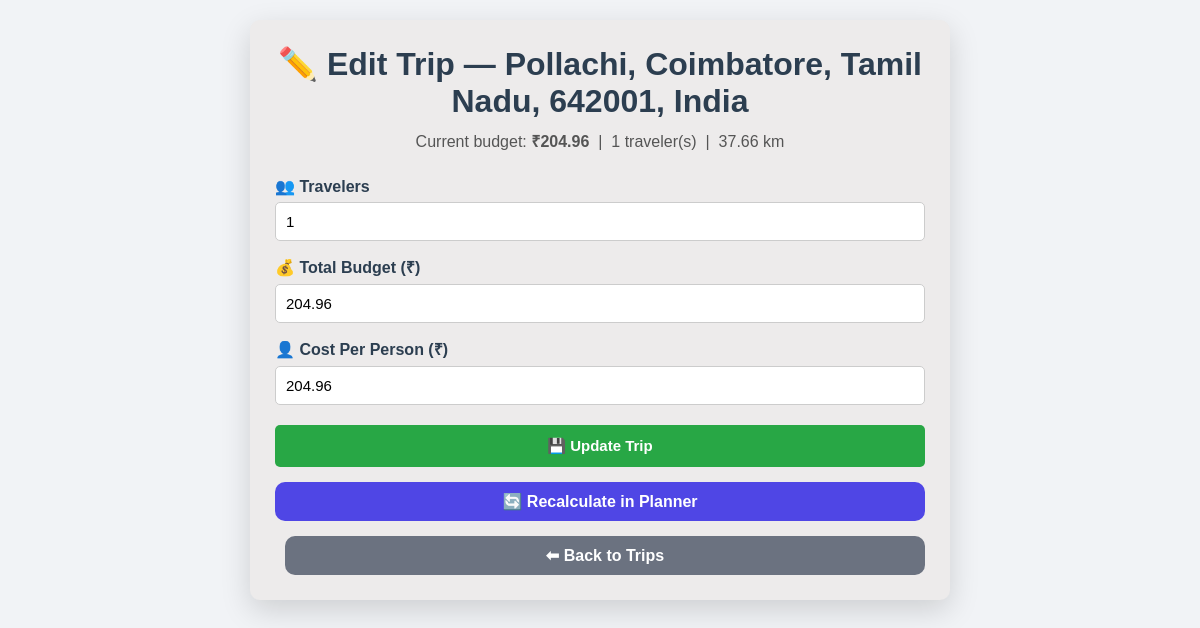
The app's page /edit/77 with its own data.
### tables this page shows
CREATE TABLE trips (
            id INTEGER PRIMARY KEY AUTOINCREMENT,
            destination TEXT,
            travelers INTEGER,
            total_distance REAL,
            transport_mode TEXT,
            transport_cost REAL,
            fuel_type TEXT,
            fuel_price REAL,
            fuel_cost REAL,
            food_cost REAL,
            room_cost REAL,
            toll_charges REAL,
            parking_fee REAL,
            vehicle_type TEXT,
            vehicle_rental_cost REAL,
            places_fee_total REAL,
            total_budget REAL,
            cost_per_person REAL
        );

### app.py (the view)
@app.route("/edit/<int:trip_id>")
def edit_trip(trip_id):
    conn = get_db()
    trip = conn.execute(
        "SELECT * FROM trips WHERE id=?", (trip_id,)
    ).fetchone()
    conn.close()
    if not trip:
        return redirect("/trips")
    return render_template("edit.html", trip=trip)

### app.py (called while the page is built)
def get_db():
    conn = sqlite3.connect("travel_budget.db")
    conn.row_factory = sqlite3.Row
    return conn

### templates/edit.html (shortened to what this page needs)
<!DOCTYPE html>
<html lang="en">
<head>
    <link rel="stylesheet" href="{{ url_for('static', filename='style.css') }}">
    <link rel="stylesheet" href="{{ url_for('static', filename='edit.css') }}">
</head>
<body>
<div class="container">
<h1>✏️ Edit Trip — {{ trip['destination'] }}</h1>
<p class="edit-summary">
    Current budget: <strong>₹{{ trip['total_budget'] }}</strong>
    &nbsp;|&nbsp; {{ trip['travelers'] }} traveler(s)
    &nbsp;|&nbsp; {{ trip['total_distance'] or 0 }} km
</p>
<form action="/update_trip" method="POST">
    <label>👥 Travelers</label>
    <input type="number" name="travelers" value="{{ trip['travelers'] }}" min="1" required
           onchange="recalcBudget()">
    <label>💰 Total Budget (₹)</label>
    <input type="number" step="0.01" name="total_budget" id="total_budget"
           value="{{ trip['total_budget'] }}" min="0" required
           onchange="recalcBudget()">
    <label>👤 Cost Per Person (₹)</label>
    <input type="number" step="0.01" name="cost_per_person" id="cost_per_person"
           value="{{ trip['cost_per_person'] or 0 }}" readonly>
    <button type="submit" class="btn">💾 Update Trip</button>
</form>
<a href="/planner" class="back-btn">🔄 Recalculate in Planner</a>
<a href="/trips" class="back-btn" style="background:#6b7280; margin-left:10px;">⬅ Back to Trips</a>
</div>
</body>
</html>

### static/style.css (style rules this page uses)
* { margin: 0; padding: 0; box-sizing: border-box; }
body { font-family: 'Segoe UI', Tahoma, sans-serif; background: linear-gradient(135deg, #667eea, #764ba2); min-height: 100vh; padding: 30px; color: #2c3e50; }
.container { max-width: 1000px; margin: auto; background: rgba(255, 255, 255, 0.92); padding: 30px; border-radius: 20px; box-shadow: 0 10px 30px rgba(0, 0, 0, 0.15); }
h1 { color: #2c3e50; }
label { display: block; margin-top: 15px; font-weight: 600; }
input, select { width: 100%; padding: 12px; margin-top: 6px; border: 1px solid #ddd; border-radius: 10px; font-size: 15px; }
button { padding: 14px 24px; background: #4f46e5; color: white; border: none; border-radius: 10px; cursor: pointer; font-size: 15px; font-weight: 600; }
.saved-trips-btn, .back-btn { display: inline-block; text-decoration: none; background: #ff6b00; color: white; padding: 10px 18px; border-radius: 10px; font-weight: 600; }
.back-btn { background: #4f46e5; }

### static/edit.css (style rules this page uses)
body { font-family:Arial,sans-serif; background:#f1f3f6; padding:20px; }
.container { max-width:700px; margin:auto; background:rgb(237, 235, 235); padding:25px; border-radius:10px; }
h1 { text-align: center; margin-bottom: 10px; }
.edit-summary { text-align: center; color: #555; margin-bottom: 25px; }
label { display:block; margin-top:15px; font-weight:bold; }
input { width:100%; padding:10px; border:1px solid #ccc; border-radius:5px; }
.btn { width:100%; margin-top:20px; background:#28a745; color:white; padding:12px; border:none; border-radius:5px; }
.back-btn { display:block; text-align:center; margin-top:15px; text-decoration:none; }

### records on screen
trips: destination "Pollachi, Coimbatore, Tamil Nadu, 642001, India", total_budget "204.96", travelers "1", total_distance "37.66", cost_per_person "204.96"
